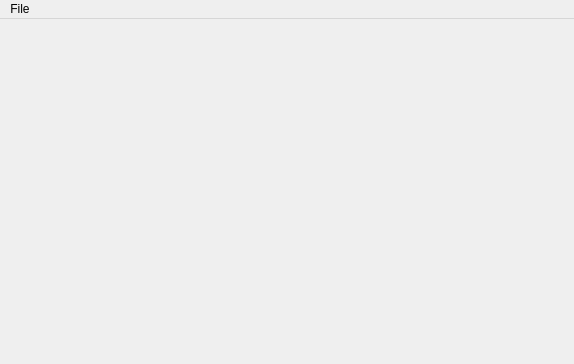
<?xml version="1.0" encoding="UTF-8"?>
<ui version="4.0">
 <class>Ui::MainWindow</class>
 <widget class="QMainWindow" name="Ui::MainWindow">
  <property name="geometry">
   <rect>
    <x>0</x>
    <y>0</y>
    <width>574</width>
    <height>364</height>
   </rect>
  </property>
  <property name="windowTitle">
   <string>MainWindow</string>
  </property>
  <widget class="QWidget" name="centralwidget">
   <property name="sizePolicy">
    <sizepolicy hsizetype="Preferred" vsizetype="Preferred">
     <horstretch>0</horstretch>
     <verstretch>0</verstretch>
    </sizepolicy>
   </property>
  </widget>
  <widget class="QMenuBar" name="menuBar">
   <property name="geometry">
    <rect>
     <x>0</x>
     <y>0</y>
     <width>574</width>
     <height>37</height>
    </rect>
   </property>
   <property name="nativeMenuBar">
    <bool>false</bool>
   </property>
   <widget class="QMenu" name="menuFile">
    <property name="title">
     <string>File</string>
    </property>
    <addaction name="actionOpen"/>
    <addaction name="actionClose"/>
    <addaction name="separator"/>
    <addaction name="actionExit"/>
   </widget>
   <addaction name="menuFile"/>
  </widget>
  <action name="actionOpen">
   <property name="text">
    <string>Open...</string>
   </property>
  </action>
  <action name="actionClose">
   <property name="text">
    <string>Close...</string>
   </property>
  </action>
  <action name="actionExit">
   <property name="text">
    <string>Exit</string>
   </property>
   <property name="shortcut">
    <string>Ctrl+Q</string>
   </property>
  </action>
 </widget>
 <resources/>
 <connections/>
</ui>
